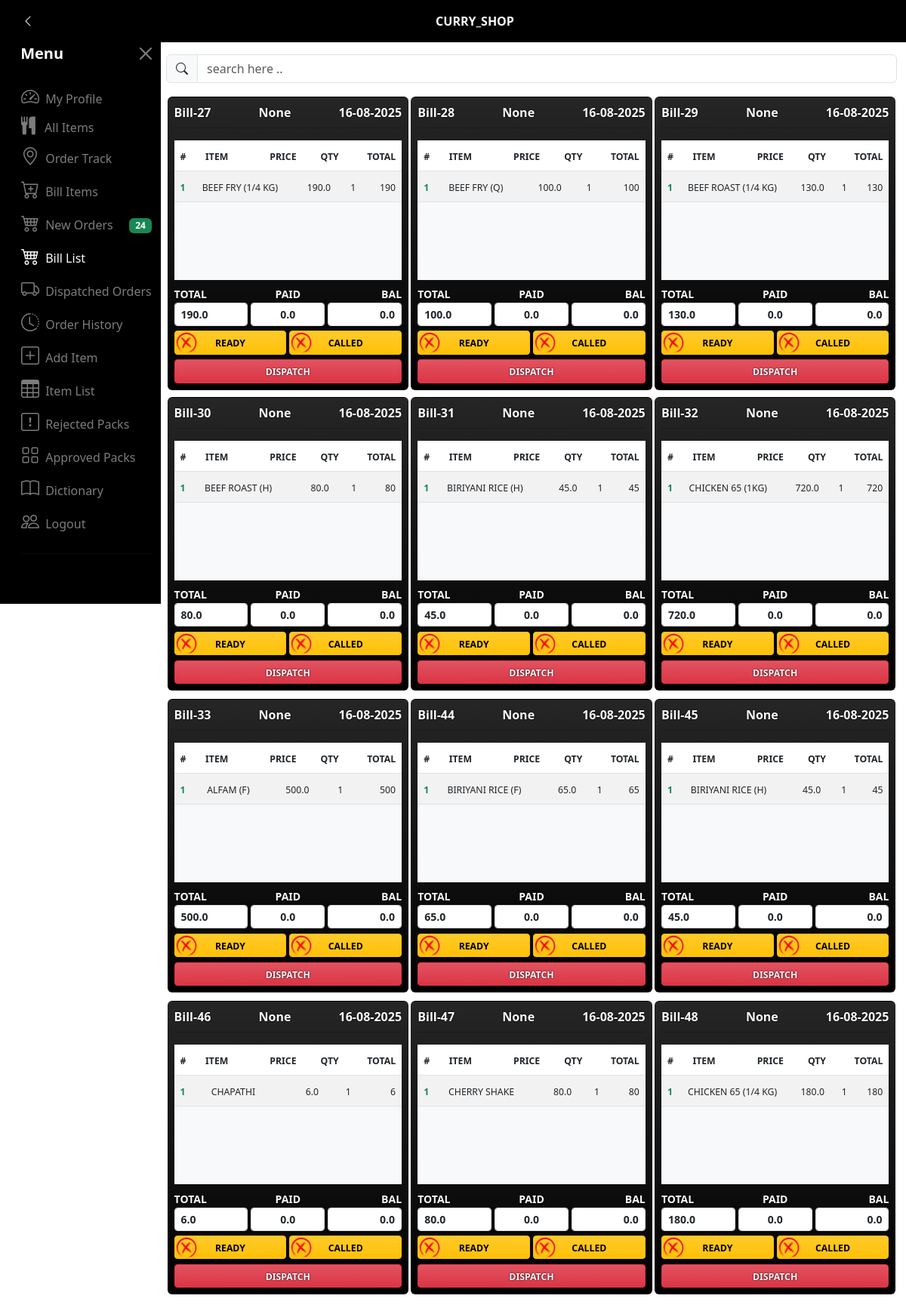
The app's page /bill_list (signed in) with its own data.
### app_dictionary/models.py (models this page shows, shortened)
class BillModel(models.Model):
    user = models.ForeignKey(User,on_delete=models.CASCADE,blank=True,null=True)
    billno = models.CharField(max_length=50,blank=True,null=True,unique=False)
    created_at = models.DateTimeField(auto_now_add=True)
    grand_total = models.FloatField(default=0.00)
    paid = models.FloatField(default=0.00)
    bal = models.FloatField(default=0.00)
    order_status_status_choices = (
        ('ordered','ordered'),
        ('cancelled','cancelled'),
        ('delivered','delivered'),
    )
    order_status = models.CharField(max_length=50,default='ordered',choices=order_status_status_choices)
    ordered_time = models.DateTimeField(blank=True,null=True)
    accept_status_choices = (
        ('accepted','accepted'),
        ('notaccepted','notaccepted'),
        ('rejected','rejected')
    )
    accept_status = models.CharField(max_length=255,default='notaccepted',choices=accept_status_choices)
    reject_reason = models.TextField(blank=True,null=True)
    rejected_user = models.ForeignKey(User,on_delete=models.CASCADE,blank=True,null=True,related_name='rejected_user_details')
    accept_or_reject_time = models.DateTimeField(blank=True,null=True)
    prepared_status_choices = (
        ('prepared','prepared'),
        ('notprepared','notprepared')
    )
    prepared_status = models.CharField(max_length=255,default='notprepared',choices=prepared_status_choices)
    prepared_time = models.DateTimeField(blank=True,null=True)
    packed_status_choices = (
        ('packed','packed'),
        ('notpacked','notpacked')
    )
    packed_status = models.CharField(max_length=255,default='notpacked',choices=packed_status_choices)
    packed_time = models.DateTimeField(blank=True,null=True)
    ready_status_choices = (
        ('ready','ready'),
        ('notready','notready'),
    )
    ready_status = models.CharField(max_length=50,default='notready',choices=ready_status_choices)
    ready_time = models.DateTimeField(blank=True,null=True)
    called_status_choices = (
        ('called','called'),
        ('notcalled','notcalled'),
    )
    called_status = models.CharField(max_length=50,default='notcalled',choices=called_status_choices)
    called_time = models.DateTimeField(blank=True,null=True)
    dispatched_status_choices = (
        ('dispatched','dispatched'),
        ('notdispatched','notdispatched')
    )
    dispatched_status = models.CharField(max_length=255,default='notdispatched',choices=dispatched_status_choices)
    dispatched_time = models.DateTimeField(blank=True,null=True)
    delivered_status_choices = (
        ('delevered','delevered'),
        ('notdelevered','notdelevered'),
    )
    delevered_status = models.CharField(max_length=255,default='notdelevered',choices=delivered_status_choices)
    delevered_time = models.DateTimeField(blank=True,null=True)
    expected_delevery_time = models.DateTimeField(blank=True,null=True)
    current_loc = models.BooleanField(default=False,blank=True,null=True)
    delivery_address = models.TextField(blank=True,null=True)
    delivery_addres_lat = models.FloatField(blank=True,null=True)
    delivery_addres_lon = models.FloatField(blank=True,null=True)
    paid_type_choices = (
        ("fully_paid","fully_paid"),
        ("partially_paid","partially_paid"),
        ("not_paid","not_paid")
    )
    paid_type = models.CharField(max_length=100,default="not_paid",blank=True,null=True,choices=paid_type_choices)

class ItemlistModel(models.Model):
    bill = models.ForeignKey(BillModel,on_delete=models.CASCADE,related_name="itemlistmodel",blank=True,null=True)
    name = models.CharField(max_length=255)
    prize = models.FloatField(default=0.00)
    qty = models.IntegerField(default=0,blank=True,null=True)
    total = models.IntegerField(default=0)

### app_dictionary/views.py (the view)
# urls.py: path('bill_list',views.bill_list,name='bill_list'),
@login_required
def bill_list(request):
    new_bill_count = BillModel.objects.filter(accept_status='notaccepted').count()
    bills = BillModel.objects.filter(accept_status='accepted').exclude(dispatched_status='dispatched')
    itemlist = ItemlistModel.objects.all()
    return render(request,'curry_shop_bill_list.html',{
        'bills':bills,
        'itemlist':itemlist,
        'new_bill_count':new_bill_count})

### app_dictionary/templates/curry_shop_bill_list.html (shortened to what this page needs)
{% extends 'curry_shop_base2.html' %}
{% load crispy_forms_tags %}
{% load custom_filter %}
{% load static %}
{% block body_block %}
    <div class="container padd-marg-mob-0">
        <div class="input-group my-2">
            <span class="input-group-text bi bi-search icon_size"></span>
            <input id="search_bill_filter" class="form-control search_font_size" placeholder="search here .." type="text">
        </div>
        {% if bills %}
            <div class="container1">
            {% for bill in bills %}
            <div class="container1_tems billbox ">
                <div class="card b_s bill_box_padding mt-2 bg-gradient" style="background-color: black;">
                    <div class="d-flex justify-content-between">
                        <strong class="ts text-light text_size">{{ bill.billno }}</strong>
                        <strong class="ts text-light text_size">{% if bill.user.phone %}XX {{ bill.user.phone|cropback:4 }}{% else %}None{% endif %}</strong>
                        <strong class="ts text-light text_size">{{ bill.created_at|date:'d-m-Y' }}</strong>
                    </div>
                    <hr class="hr_margin" style="color: rgb(0, 0, 0);">
                    <table class="table table-striped table-hover table-overflow mt-0 mb-0">
                        <thead class="bg-success">
                            <th class="ps-2 text_size"><small><small>#</small></small></th>
                            <th class="ps-2 text_size"><small><small>ITEM</small></small></th>
                            <th class="ps-2 text-end text_size"><small><small>PRICE</small></small></th>
                            <th class="ps-2 text-end text_size"><small><small>QTY</small></small></th>
                            <th class="text-end pe-2 text_size"><small><small>TOTAL</small></small></th>
                        </thead>
                    </table>
                    <div class="bg-light table_overflow_class">
                        <table class="table table-striped table-hover table-overflow">
                            <tbody id="tbody2">
                                    {% for item in itemlist %}
                                        {% if item.bill.id == bill.id %}
                                            <tr>
                                                <td class="ps-2 text-success fw-bolder text_size"><small><small class="counter_id"></small></small></td>
                                                <td class="ps-2 text_size"><small><small>{{ item.name|upper }}</small></small></td>
                                                <td class="ps-0 text_size"><small><small>{{ item.prize }}</small></small></td>
                                                <td class="ps-2 text_size"><small><small>{{ item.qty }}</small></small></td>
                                                <td class="text-end pe-2 text_size"><small><small>{{ item.total }}</small></small></td>
                                            </tr>
                                        {% endif %}
                                    {% endfor %}
                                </tbody>
                            </table>
                        </div>
                        <div class="d-flex my_margin justify-content-between">
                            <div>
                                <label for="" class="fw-bolder text-light ts text_size"><small>TOTAL</small></label>
                                <input class="form-control form-control-sm fw-bold text_size" type="text" name="" id="" value="{{ bill.grand_total }}" readonly>
                            </div>
                            <div class="text-center ms-1 me-1">
                                <label for="" class="fw-bolder text-light ts text_size"><small>PAID</small></label>
                                <input class="form-control form-control-sm fw-bold text-center text_size" type="text" name="" id="" value="{{ bill.paid }}" readonly>
                            </div>
                            <div class="text-end">
                                <label for="" class="fw-bolder text-light ts text-end text_size"><small>BAL</small></label>
                                <input class="form-control form-control-sm text-end fw-bold text_size" type="text" name="" id="" value="{{ bill.bal }}" readonly>
                            </div>
                        </div>
                        <div class="d-flex my_margin justify-content-between">
                            <div class="position-relative">
                                <div class="position-absolute start-50 status2_margin">
                                    {% if bill.ready_status == "ready" %}
                                    <img draggable="false" src="{% static 'images/check_mark.png' %}" alt="no-image" class="mark_images">
                                    {% elif bill.ready_status == "notready" %}
                                    <img draggable="false" src="{% static 'images/x_mark.png' %}" alt="no-image" class="mark_images">
                                    {% endif %}
                                </div>
                            </div>
                            <button class="btn btn-sm btn-warning bg-gradient w-100 me-1 fw-bolder text_size" onclick="order_ready('{{ bill.id }}',$(this))"><small>READY</small></button>
                            <div class="position-relative">
                                <div class="position-absolute start-50 status2_margin">
                                    {% if bill.called_status == "called" %}
                                    <img draggable="false" src="{% static 'images/check_mark.png' %}" alt="no-image" class="mark_images">
                                    {% elif bill.called_status == "notcalled" %}
                                    <img draggable="false" src="{% static 'images/x_mark.png' %}" alt="no-image" class="mark_images">
                                    {% endif %}
                                </div>
                            </div>
                            <button class="btn btn-sm btn-warning bg-gradient w-100 fw-bolder text_size" onclick="order_call('{{ bill.user.phone }}','{{ bill.id }}',$(this))"><small>CALLED</small></button>
                        </div>
                        <div class="d-flex my_margin">
                            <button class="btn btn-sm text-light btn-danger bg-gradient w-100 fw-bolder text_size" onclick="dispatch_click('{{ bill.id }}',$(this))">
                                <small class="fw-bolder ts">DISPATCH</small>
                            </button>
                        </div>
                    </div>
                </div>
            {% endfor %}
            </div>
        {% else %}
        <h4 class="bg-success p-2 text-center text-light rounded mb-4 py-5">No Bills</h4>
        {% endif %}
    </div>
    </div>
    </div>
{% endblock %}

### static/css/style.css (style rules this page uses)
.ts { text-shadow: 2px 2px 2px black; }

### app_dictionary/templates/curry_shop_base2.html (style rules this page uses)
.ts { text-shadow: 0px 0px 1px white; }
.icon_size { font-size: 1rem; }
body { background-image: url("static/images/bg/bg2.webp"); background-size: cover; background-position: center; background-attachment: fixed; background-repeat: no-repeat; }

### app_dictionary/templates/curry_shop_bill_list.html (style rules this page uses)
.b_s { box-shadow: 10px 10px 10px 10px solid black; }
.ts { text-shadow: 0px 0px 2px black ; }
.mark_images { width: 2rem; height: 2rem; }
.container1 { display: grid; grid-template-rows: repeat(1,25rem); grid-template-columns: repeat(4,1fr); }
.container1_tems { margin: 0.1rem; }
@media screen and (max-width:1200px) { .container1 { grid-template-rows: repeat(1,24.9rem); grid-template-columns: repeat(3,1fr); } }
.bill_box_padding { padding: 0.5rem; }
.table_overflow_class { overflow-y: auto; height: 9rem; }
.hr_margin { margin-top: 0.5rem; }
.my_margin { margin-top: 0.4rem; }
img { pointer-events: none; }

### records on screen
BillModel: billno "Bill-27", shows "None", created_at "16-08-2025", grand_total "190.0", paid "0.0", bal "0.0"
ItemlistModel: name "BEEF FRY (1/4 KG)", prize "190.0", qty "1", total "190"
BillModel: billno "Bill-28", shows "None", created_at "16-08-2025", grand_total "100.0", paid "0.0", bal "0.0"
ItemlistModel: name "BEEF FRY (Q)", prize "100.0", qty "1", total "100"
BillModel: billno "Bill-29", shows "None", created_at "16-08-2025", grand_total "130.0", paid "0.0", bal "0.0"
ItemlistModel: name "BEEF ROAST (1/4 KG)", prize "130.0", qty "1", total "130"
BillModel: billno "Bill-30", shows "None", created_at "16-08-2025", grand_total "80.0", paid "0.0", bal "0.0"
ItemlistModel: name "BEEF ROAST (H)", prize "80.0", qty "1", total "80"
BillModel: billno "Bill-31", shows "None", created_at "16-08-2025", grand_total "45.0", paid "0.0", bal "0.0"
ItemlistModel: name "BIRIYANI RICE (H)", prize "45.0", qty "1", total "45"
BillModel: billno "Bill-32", shows "None", created_at "16-08-2025", grand_total "720.0", paid "0.0", bal "0.0"
ItemlistModel: name "CHICKEN 65 (1KG)", prize "720.0", qty "1", total "720"
BillModel: billno "Bill-33", shows "None", created_at "16-08-2025", grand_total "500.0", paid "0.0", bal "0.0"
ItemlistModel: name "ALFAM (F)", prize "500.0", qty "1", total "500"
BillModel: billno "Bill-44", shows "None", created_at "16-08-2025", grand_total "65.0", paid "0.0", bal "0.0"
ItemlistModel: name "BIRIYANI RICE (F)", prize "65.0", qty "1", total "65"
BillModel: billno "Bill-45", shows "None", created_at "16-08-2025", grand_total "45.0", paid "0.0", bal "0.0"
ItemlistModel: name "BIRIYANI RICE (H)", prize "45.0", qty "1", total "45"
BillModel: billno "Bill-46", shows "None", created_at "16-08-2025", grand_total "6.0", paid "0.0", bal "0.0"
ItemlistModel: name "CHAPATHI", prize "6.0", qty "1", total "6"
BillModel: billno "Bill-47", shows "None", created_at "16-08-2025", grand_total "80.0", paid "0.0", bal "0.0"
ItemlistModel: name "CHERRY SHAKE", prize "80.0", qty "1", total "80"
BillModel: billno "Bill-48", shows "None", created_at "16-08-2025", grand_total "180.0", paid "0.0", bal "0.0"
ItemlistModel: name "CHICKEN 65 (1/4 KG)", prize "180.0", qty "1", total "180"

### other values on screen
{{ new_bill_count }} "24"
